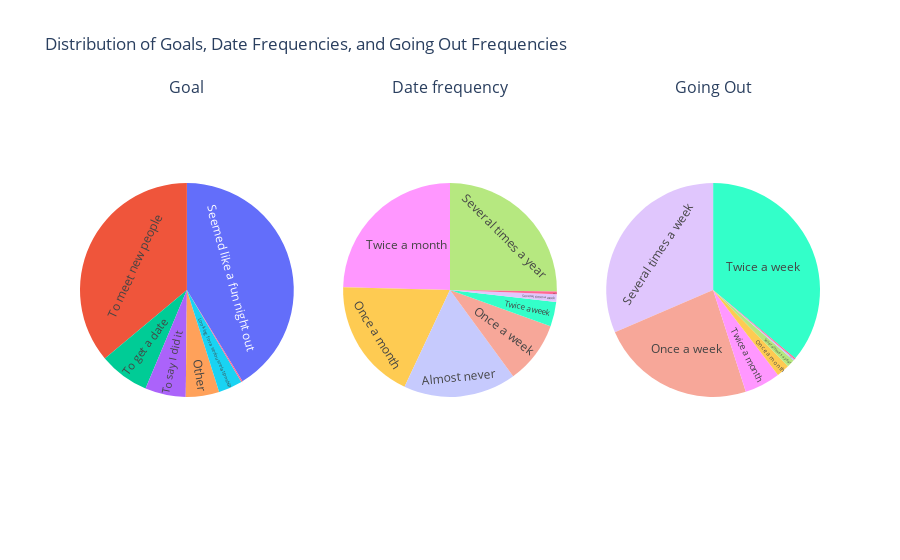

Source (notebook cell):
### Markdown cell above
Actually, males are not better paid in ALL fields:
- Where men are paid more than women: social, math, engineering, education, business/finance
- Where women are paid more than men: mainly law (but a bit politics also)

The most important differences are seen in engineering/education/math and law.

### Code cell
specs = [[{'type': 'domain'}, {'type': 'domain'}, {'type': 'domain'}]]
fig = make_subplots(rows=1, cols=3, specs=specs, subplot_titles=['Goal', 'Date frequency', 'Going Out'])

fig1 = px.pie(tinder_non_numeric, names='goal', title='Distribution of Goals')
fig1.update_traces(textposition='inside', textinfo='label', showlegend=False)

fig2 = px.pie(tinder_non_numeric, names='date', title='Distribution of Date Frequencies')
fig2.update_traces(textposition='inside', textinfo='label', showlegend=False)

fig3 = px.pie(tinder_non_numeric, names='go_out', title='Distribution of Going Out Frequencies')
fig3.update_traces(textposition='inside', textinfo='label', showlegend=False)

fig.add_trace(fig1.data[0], row=1, col=1)
fig.add_trace(fig2.data[0], row=1, col=2)
fig.add_trace(fig3.data[0], row=1, col=3)

fig.update_layout(title_text="Distribution of Goals, Date Frequencies, and Going Out Frequencies")
# fig.show()

# Save the figure as a static image in order to see it in github
# pio.write_image(fig, 'graphs/09-goals-date-goingout.png')
# Image(filename='graphs/09-goals-date-goingout.png')

### Figure 1 — Plotly figure (JSON) as saved in the notebook; plotly's stock layout.template omitted (floating-point values rounded to 4 significant figures; data arrays with more than 128 entries replaced by an {"elided": "..."} marker saying what was removed)
{"data": [{"domain": {"x": [0, 0.2889], "y": [0, 1]}, "hovertemplate": "goal=%{label}<extra></extra>", "labels": {"elided": "8296 str values"}, "legendgroup": "", "name": "", "showlegend": false, "textinfo": "label", "textposition": "inside", "type": "pie"}, {"domain": {"x": [0.3556, 0.6444], "y": [0, 1]}, "hovertemplate": "date=%{label}<extra></extra>", "labels": {"elided": "8296 str values"}, "legendgroup": "", "name": "", "showlegend": false, "textinfo": "label", "textposition": "inside", "type": "pie"}, {"domain": {"x": [0.7111, 1], "y": [0, 1]}, "hovertemplate": "go_out=%{label}<extra></extra>", "labels": {"elided": "8296 str values"}, "legendgroup": "", "name": "", "showlegend": false, "textinfo": "label", "textposition": "inside", "type": "pie"}], "layout": {"annotations": [{"font": {"size": 16}, "showarrow": false, "text": "Goal", "x": 0.1444, "xanchor": "center", "xref": "paper", "y": 1, "yanchor": "bottom", "yref": "paper"}, {"font": {"size": 16}, "showarrow": false, "text": "Date frequency", "x": 0.5, "xanchor": "center", "xref": "paper", "y": 1, "yanchor": "bottom", "yref": "paper"}, {"font": {"size": 16}, "showarrow": false, "text": "Going Out", "x": 0.8556, "xanchor": "center", "xref": "paper", "y": 1, "yanchor": "bottom", "yref": "paper"}], "title": {"text": "Distribution of Goals, Date Frequencies, and Going Out Frequencies"}}}
